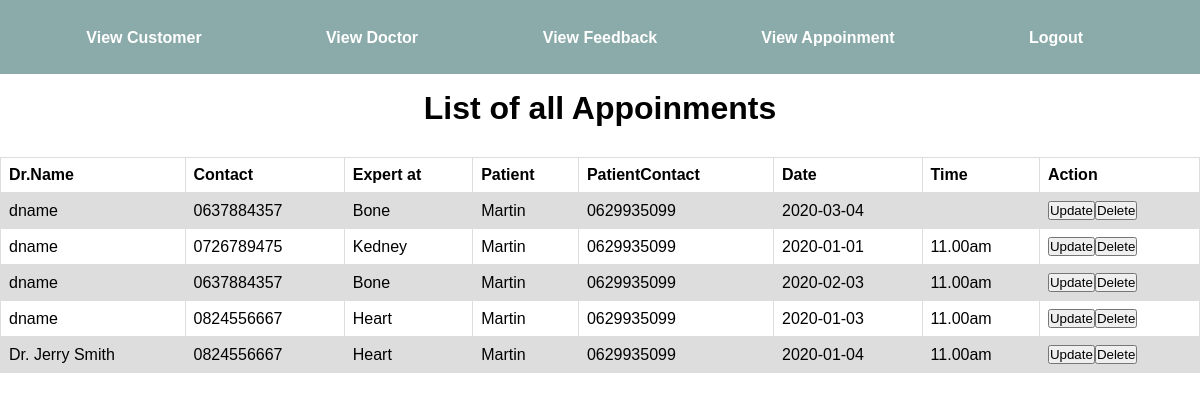
The page /admin/viewAppoinment.php on the database its author committed.
### tables this page shows
CREATE TABLE `booking` (
  `booking_id` int(22) NOT NULL,
  `docname` varchar(22) NOT NULL,
  `userid` int(22) NOT NULL,
  `doccontact` varchar(22) NOT NULL,
  `expertise` varchar(22) NOT NULL,
  `fee` varchar(22) NOT NULL,
  `pntname` varchar(22) NOT NULL,
  `pntcontact` varchar(22) NOT NULL,
  `email` varchar(111) NOT NULL,
  `address` varchar(22) NOT NULL,
  `dates` date NOT NULL,
  `timee` varchar(22) NOT NULL,
  `payment` varchar(22) NOT NULL
);

### admin/viewAppoinment.php (the view, shortened to what this page needs)
<?php include('header1.php');
		include('../config.php');
?>
<center><h1 style="margin-top:90px;padding-bottom: 30px;">List of all Appoinments</h1></center>
<?php
		$query = " SELECT * FROM booking";
		$query_run = mysqli_query($conn,$query);
		if(mysqli_num_rows($query_run)>=1)
		{
			echo "<table >
				<tr>
				<th>Dr.Name</th>
				<th>Contact</th>
				<th>Expert at</th>
				<th>Patient</th>
				<th>PatientContact</th>
				<th>Date</th>
				<th>Time</th>
				<th>Action</th>
				</tr>";
				while($row=mysqli_fetch_array($query_run))
				{
					echo "<tr>";
					echo "<td>".$row['docname']."</td>";
					echo "<td>".$row['doccontact']."</td>";
					echo "<td>".$row['expertise']."</td>";
					echo "<td>".$row['pntname']."</td>";
					echo "<td>".$row['pntcontact']."</td>";
					echo "<td>".$row['dates']."</td>";
					echo "<td>".$row['timee']."</td>";
					echo "<td><button type='submit' name='submit'>Update</button><button type='submit' name='submit'>Delete</button></td>";
					echo "</tr>";
				}
				echo "</table>";
		}
		else
		{
			print "<p align='center'>No result found</p>";
		}
?>
</body>
</html>

### style.css (style rules this page uses)
* { margin:0px; padding:0px; font-family:"montserrat",sans-serif; }
table { font-family: arial sans-serif; border-collapse: collapse; Width:100%; height:50px; }
td,th { border:1px solid #dddddd; text-align:left; padding:8px; }
tr:nth-child(even) { background-color: #dddddd; }

### rows shown on the page
booking: docname "dname", doccontact "0637884357", expertise "Bone", pntname "Martin", pntcontact "0629935099", dates "2020-03-04"
booking: docname "dname", doccontact "0726789475", expertise "Kedney", pntname "Martin", pntcontact "0629935099", dates "2020-01-01", timee "11.00am"
booking: docname "dname", doccontact "0637884357", expertise "Bone", pntname "Martin", pntcontact "0629935099", dates "2020-02-03", timee "11.00am"
booking: docname "dname", doccontact "0824556667", expertise "Heart", pntname "Martin", pntcontact "0629935099", dates "2020-01-03", timee "11.00am"
booking: docname "Dr. Jerry Smith", doccontact "0824556667", expertise "Heart", pntname "Martin", pntcontact "0629935099", dates "2020-01-04", timee "11.00am"
